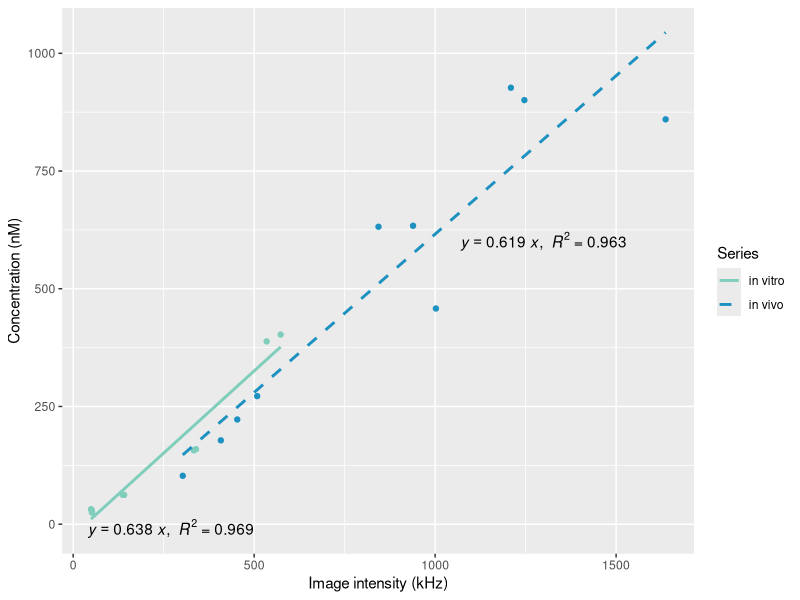
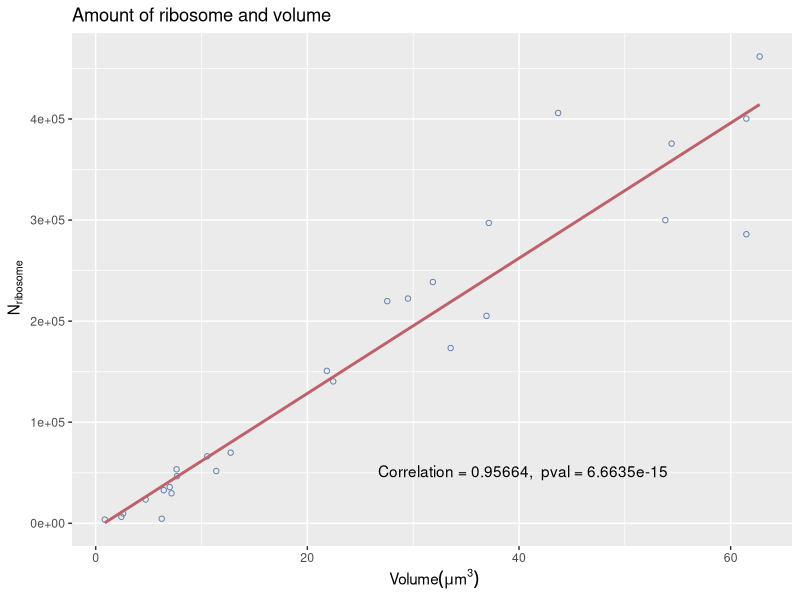
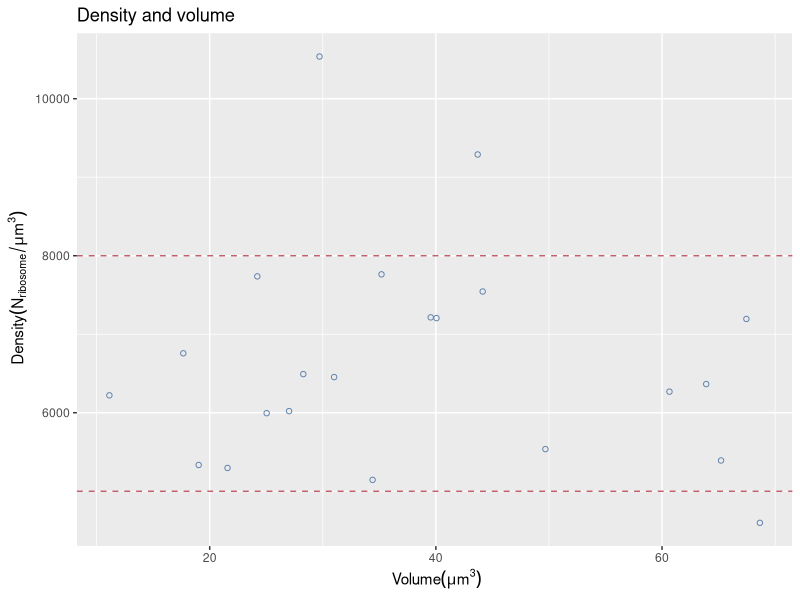
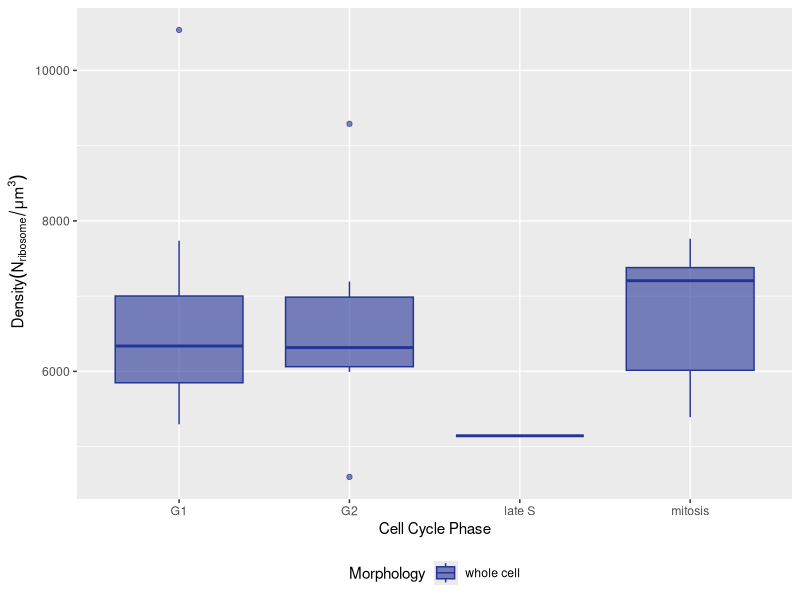
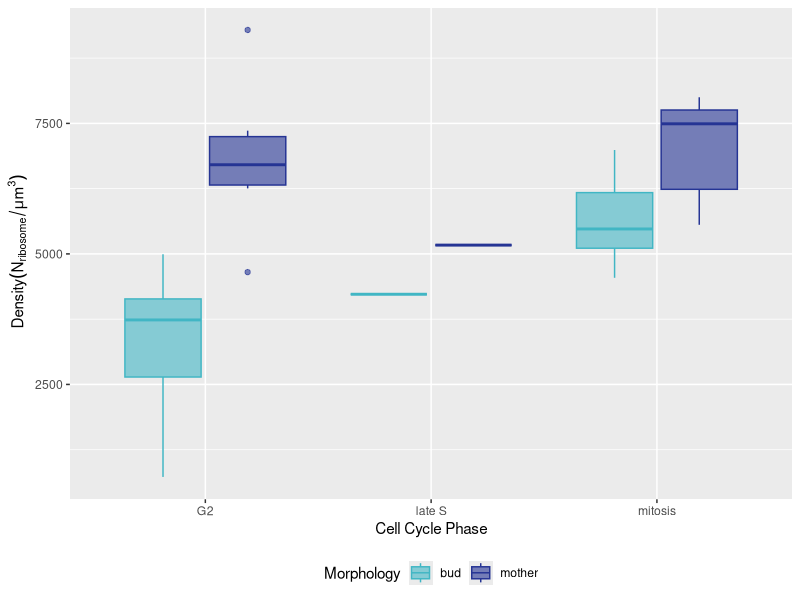
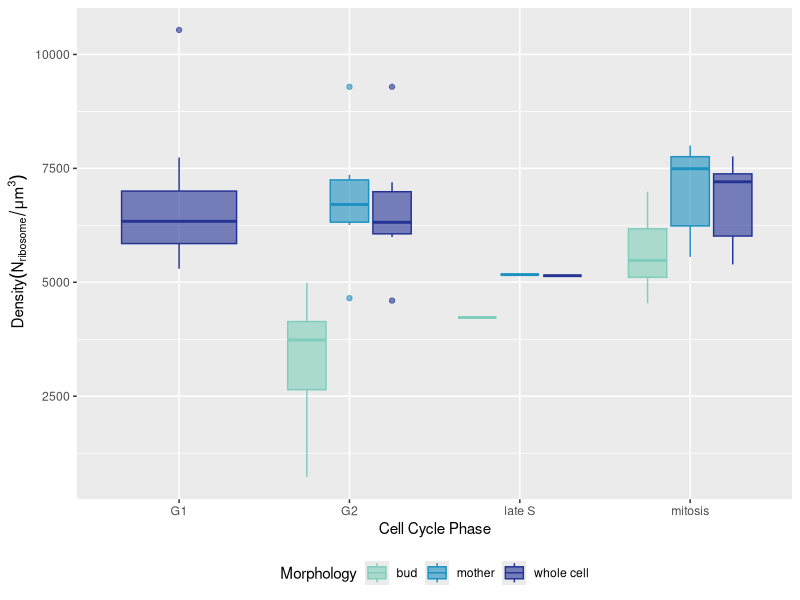

The R script that drew these images, in order:
#############
# Procedure #
############# 
library(ggplot2)
library(dplyr)

###############################################################################
# Calibration EGFP in vitro and in vivo
egfpsol <- read.csv('Data/egfpsol.csv', header = TRUE)
colnames(egfpsol) <- c('x','y')
egfp1 <- read.csv('Data/egfp1.csv', header = TRUE)
colnames(egfp1) <- c('x','y')

egfp <- data.frame(x1 = egfpsol$x,
                   y1 = egfpsol$y,
                   x2 = egfp1$x,
                   y2 = egfp1$y)

lm_eq <- function(df){
    m <- lm(y ~ 0+x, df); #intercept at 0,0
    eq <- substitute(italic(y) ==  b ~italic(x)*','~~italic(R)^2~'='~r2,
                     list(b = format(unname(coef(m)[1]), digits = 3),
                          r2 = format(summary(m)$r.squared, digits = 3)))
    as.character(as.expression(eq));
}

ggplot(egfp) + 
    geom_point(aes(x1,y1), colour='#7fcdbb') + geom_smooth(aes(x=x1,y=y1,colour='in vitro'), method=lm, se=FALSE) +
    geom_point(aes(x2,y2), colour='#1d91c0') + geom_smooth(aes(x=x2,y=y2,colour='in vivo'), method=lm, se=FALSE, linetype = 'dashed') +
    annotate('text', x = 270, y = -10, label = lm_eq(egfpsol), parse = TRUE) +
    annotate('text', x = 1300, y = 600, label = lm_eq(egfp1), parse = TRUE) +
    scale_color_manual(name = "Series",             
                       values = c('in vitro' = '#7fcdbb',  
                                  'in vivo' = '#1d91c0')) +
    labs(x = 'Image intensity (kHz)', y = 'Concentration (nM)')

###############################################################################
# Plot yeast N_corrected against Volume with reg_line and correlation
# Only mother & buds
rpl <- read.csv('Data/rpl3.csv',sep=';', header = TRUE)
## Exclude whole cells
idtf <- rpl[,2]!='whole cell'
rpl <- rpl[idtf,]
lm_eq <- function(df){
    m <- lm(Number_corrected ~ 0+Volume, df);
    corr <- cor.test(df[[3]],df[[4]])
    eq <- substitute(~~Correlation~'='~c *','~~pval~'='~p, #only corr, no regression
                     list(c = format(unname(corr$estimate), digits = 5),
                          p = format(corr$p.value, digits = 5)))
    as.character(as.expression(eq));
}
fluoplot <- ggplot(data = rpl, mapping = aes(x = Volume, y = Number_corrected)) +
    geom_point(shape=1,color='#5e81ac') +
    geom_smooth(method = "lm", data = rpl, se=FALSE,color='#bf616a') # to add trendline
f <- fluoplot + 
    annotate("text", x = 40, y = 0.5e5, label = lm_eq(rpl), parse = TRUE) + #to show equation
    ggtitle('Amount of ribosome and volume') +
    xlab(~'Volume' (mu * m^3))+
    ylab(~N[ribosome]) 
print(f)

###############################################################################
# Plot yeast Density against Volume with 2 dashed lines
# whole cells
rpl <- read.csv('Data/rpl3.csv',sep=';', header = TRUE)
## Only whole cells
idtf <- rpl[,2]=='whole cell'
rpl <- rpl[idtf,]
lm_eq <- function(df){
    m <- lm(Volume ~ 0+Density, df);
    corr <- cor(df[4],df[5])
    eq <- substitute(Correlation~'='~c,
                     list(c = format(corr, digits = 5)))
    as.character(as.expression(eq));
}
fluoplot <- ggplot(data = rpl, mapping = aes(x = Volume, y = Density)) +
    geom_point(shape=1,color='#5e81ac') +
    geom_hline(yintercept=8000, linetype="dashed", color = "#bf616a") + #dash1
    geom_hline(yintercept=5000, linetype="dashed", color = "#bf616a") #dash2
f <- fluoplot + 
    ggtitle('Density and volume') +
    xlab(~'Volume' (mu * m^3))+
    ylab(~'Density' (N[ribosome]/mu * m^3)) 
print(f)

###############################################################################
# Grouped boxplot of whole cells (density) vs all cell cycle phase
rpl <- read.csv('Data/rpl3.csv',sep=';', header = TRUE)
## Only whole cells
idtf <- rpl[,2]=='whole cell'
rpl <- rpl[idtf,]
rpl <- rpl[c(1,2,5)] #Choose only relevant columns
colnames(rpl) <- c('CellCyclePhase', 'Morphology','Density') #Rename cols for better legends
ylgnbl <- c(#'#c7e9b4',
    #'#41b6c4',
    '#253494')
rpl$Morphology<-factor(rpl$Morphology) #Set this column as factor
rpl$CellCyclePhase<-factor(rpl$CellCyclePhase)
bp <- ggplot(rpl, aes(CellCyclePhase, Density, colour=Morphology,fill=Morphology)) +
    geom_boxplot(outlier.shape = 21,alpha=0.6)+
    ylab(~'Density' (N[ribosome]/mu * m^3))+
    xlab('Cell Cycle Phase')
bp + 
    scale_fill_manual(values=ylgnbl) + 
    scale_colour_manual(values=ylgnbl) + 
    theme(legend.position = "bottom")

###############################################################################
# Grouped boxplot of mother & bud (density) vs cellcycle phase 
rpl <- read.csv('Data/rpl3.csv',sep=';', header = TRUE)
## Exclude whole cells
idtf <- rpl[,2]!='whole cell'
rpl <- rpl[idtf,]
rpl <- rpl[c(1,2,5)] #Choose only relevant columns
colnames(rpl) <- c('CellCyclePhase', 'Morphology','Density') #Rename cols for better legends
ylgnbl <- c(#'#c7e9b4',
    '#41b6c4',
    '#253494')
rpl$Morphology<-factor(rpl$Morphology) #Set this column as factor
rpl$CellCyclePhase<-factor(rpl$CellCyclePhase)
bp <- ggplot(rpl, aes(CellCyclePhase, Density, colour=Morphology,fill=Morphology)) +
    geom_boxplot(outlier.shape = 21,alpha=0.6)+
    ylab(~'Density' (N[ribosome]/mu * m^3))+
    xlab('Cell Cycle Phase')
bp + 
    scale_fill_manual(values=ylgnbl) + 
    scale_colour_manual(values=ylgnbl) + 
    theme(legend.position = "bottom")

###############################################################################
# Grouped boxplot all
rpl <- read.csv('Data/rpl3.csv',sep=';', header = TRUE)
rpl <- rpl[c(1,2,5)] #Choose only relevant columns
colnames(rpl) <- c('CellCyclePhase', 'Morphology','Density') #Rename cols for better legends
ylgnbl <- c('#7fcdbb',
            '#1d91c0',
            '#253494')
rpl$Morphology<-factor(rpl$Morphology) #Set this column as factor
rpl$CellCyclePhase<-factor(rpl$CellCyclePhase)
bp <- ggplot(rpl, aes(CellCyclePhase, Density, colour=Morphology,fill=Morphology)) +
    geom_boxplot(outlier.shape = 21,alpha=0.6)+
    ylab(~'Density' (N[ribosome]/mu * m^3))+
    xlab('Cell Cycle Phase')
bp + 
    scale_fill_manual(values=ylgnbl) + 
    scale_colour_manual(values=ylgnbl) + 
    theme(legend.position = "bottom")

